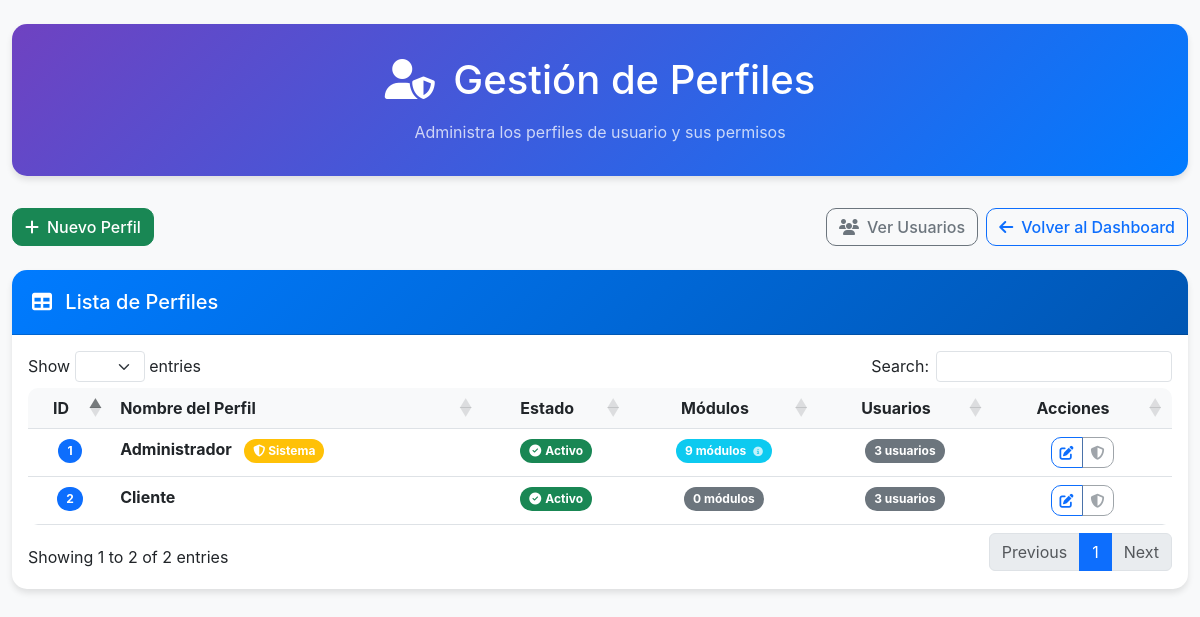
Page /controllers/UsuarioController.php?a=perfiles (signed in) on the committed database.
### tables this page shows
CREATE TABLE `perfiles` (
  `id` int(11) NOT NULL,
  `nombre` varchar(45) NOT NULL,
  `estado` tinyint(1) NOT NULL DEFAULT 1 COMMENT 'Estado del perfil: 1=Activo, 0=Inactivo'
);

### controllers/BaseController.php (called while the page is built, shortened)
<?php
class BaseController {
    protected function render($vista, $datos = []) {
        extract($datos);
        include $vista;
    }
}
?>

### models/Usuario.php (called while the page is built, shortened)
<?php
class Usuario {
    public static function obtenerTodosPerfiles() {
        try {
            $db = Database::getInstance()->getConnection();
            $sql = "SELECT
                        p.id,
                        p.nombre,
                        p.estado,
                        COUNT(DISTINCT pm.modulos_id) as total_modulos,
                        COUNT(DISTINCT u.id) as total_usuarios
                    FROM perfiles p
                    LEFT JOIN perfiles_modulos pm ON p.id = pm.perfiles_id
                    LEFT JOIN usuarios u ON p.id = u.perfil_id AND u.activo = 1
                    GROUP BY p.id, p.nombre, p.estado
                    ORDER BY p.estado DESC, p.nombre ASC";
            $stmt = $db->prepare($sql);
            $stmt->execute();
            $perfiles = $stmt->fetchAll(PDO::FETCH_ASSOC);
            foreach ($perfiles as &$perfil) {
                $perfil['descripcion'] = 'Perfil de ' . $perfil['nombre'];
                $perfil['activo'] = 1;
                $perfil['fecha_creacion'] = '2024-01-01';
                $sqlModulos = "SELECT m.nombre
                              FROM modulos m
                              INNER JOIN perfiles_modulos pm ON m.id = pm.modulos_id
                              WHERE pm.perfiles_id = ?
                              ORDER BY m.nombre ASC";
                $stmtModulos = $db->prepare($sqlModulos);
                $stmtModulos->execute([$perfil['id']]);
                $modulosNombres = $stmtModulos->fetchAll(PDO::FETCH_COLUMN);
            }
            return $perfiles;
        } catch (PDOException $e) {
            error_log("Error al obtener perfiles: " . $e->getMessage());
            return [];
        }
    }
}
?>

### views/pages/usuarios/perfiles/listado_perfiles.php (the view, shortened to what this page needs)
<!DOCTYPE html>
<html lang="es">
<head>
    <link href="https://cdn.jsdelivr.net/npm/bootstrap@5.3.0/dist/css/bootstrap.min.css" rel="stylesheet">
    <link href="https://cdnjs.cloudflare.com/ajax/libs/font-awesome/6.4.0/css/all.min.css" rel="stylesheet">
    <link href="https://cdn.datatables.net/1.13.7/css/dataTables.bootstrap5.min.css" rel="stylesheet">
</head>
<body>
    <div class="container-fluid py-4">
        <div class="page-header text-center">
            <h1 class="mb-3">
                <i class="fas fa-user-shield me-2"></i>
                <?= htmlspecialchars($titulo ?? 'Gestión de Perfiles') ?>
            </h1>
            <p class="mb-0 opacity-75">Administra los perfiles de usuario y sus permisos</p>
        </div>
        <div class="row">
            <div class="col-12">
                <div class="d-flex justify-content-between align-items-center mb-4">
                    <div>
                        <a href="/Sistema_Premoldeado/controllers/UsuarioController.php?a=crear_perfil" class="btn btn-success">
                            <i class="fas fa-plus me-2"></i>Nuevo Perfil
                        </a>
                    </div>
                    <div class="d-flex gap-2">
                        <a href="/Sistema_Premoldeado/controllers/UsuarioController.php?a=list" class="btn btn-outline-secondary">
                            <i class="fas fa-users me-2"></i>Ver Usuarios
                        </a>
                        <a href="/Sistema_Premoldeado/dashboard.php" class="btn btn-outline-primary">
                            <i class="fas fa-arrow-left me-2"></i>Volver al Dashboard
                        </a>
                    </div>
                </div>
                <div class="card">
                    <div class="card-header">
                        <h5 class="card-title mb-0">
                            <i class="fas fa-table me-2"></i>
                            Lista de Perfiles
                        </h5>
                    </div>
                    <div class="card-body">
                        <div class="table-responsive">
                            <table class="table table-hover" id="perfiles_table">
                                <thead>
                                    <tr>
                                        <th class="text-center">ID</th>
                                        <th>Nombre del Perfil</th>
                                        <th class="text-center">Estado</th>
                                        <th class="text-center">Módulos</th>
                                        <th class="text-center">Usuarios</th>
                                        <th class="text-center">Acciones</th>
                                    </tr>
                                </thead>
                <tbody>
                    <?php if (empty($perfiles)): ?>
                        <tr>
                            <td colspan="6" class="text-center text-muted">
                                <i class="fas fa-user-shield fa-2x mb-2"></i><br>
                                No hay perfiles registrados
                            </td>
                        </tr>
                    <?php else: ?>
                        <?php foreach ($perfiles as $perfil): ?>
                            <?php $esPerfilCritico = in_array(strtolower($perfil['nombre']), ['administrador', 'admin']); ?>
                            <tr <?= $esPerfilCritico ? 'class="perfil-critico"' : '' ?>>
                                <td class="text-center">
                                    <span class="badge bg-primary"><?= htmlspecialchars($perfil['id']) ?></span>
                                </td>
                                <td>
                                    <strong><?= htmlspecialchars($perfil['nombre']) ?></strong>
                                    <?php if ($esPerfilCritico): ?>
                                        <span class="badge bg-warning ms-2" title="Perfil crítico del sistema">
                                            <i class="fas fa-shield-alt"></i> Sistema
                                        </span>
                                    <?php endif; ?>
                                </td>
                                <td class="text-center">
                                    <?php if (($perfil['estado'] ?? 1) == 1): ?>
                                        <span class="badge bg-success">
                                            <i class="fas fa-check-circle me-1"></i>Activo
                                        </span>
                                    <?php else: ?>
                                        <span class="badge bg-danger">
                                            <i class="fas fa-times-circle me-1"></i>Inactivo
                                        </span>
                                    <?php endif; ?>
                                </td>
                                <td class="text-center">
                                    <?php
                                    $totalModulos = intval($perfil['total_modulos'] ?? 0);
                                    $modulosNombres = $perfil['modulos_nombres'] ?? [];
                                    if ($totalModulos > 0 && !empty($modulosNombres)) {
                                        $tooltipItems = array_map(function($modulo) {
                                            return '• ' . htmlspecialchars($modulo);
                                        }, $modulosNombres);
                                        $tooltipContent = '<strong>Módulos asignados:</strong><br>' . implode('<br>', $tooltipItems);
                                    ?>
                                        <span class="badge bg-info position-relative"
                                              data-bs-toggle="tooltip"
                                              data-bs-placement="top"
                                              data-bs-html="true"
                                              data-bs-title="<?= htmlspecialchars($tooltipContent) ?>"
                                              style="cursor: help;">
                                            <?= $totalModulos ?> módulos
                                            <i class="fas fa-info-circle ms-1 opacity-75" style="font-size: 0.8em;"></i>
                                        </span>
                                    <?php } else { ?>
                                        <span class="badge bg-secondary">0 módulos</span>
                                    <?php } ?>
                                </td>
                                <td class="text-center">
                                    <span class="badge bg-secondary"><?= intval($perfil['total_usuarios'] ?? 0) ?> usuarios</span>
                                </td>
                                <td class="text-center">
                                    <div class="btn-group" role="group">
                                        <a href="/Sistema_Premoldeado/controllers/UsuarioController.php?a=editar_perfil&id=<?= $perfil['id'] ?>"
                                           class="btn btn-sm btn-outline-primary" title="Editar">
                                            <i class="fas fa-edit"></i>
                                        </a>
                                        <?php if (($perfil['estado'] ?? 1) == 1): ?>
                                            <?php
                                            $totalUsuarios = intval($perfil['total_usuarios'] ?? 0);
                                            $esPerfilCritico = in_array(strtolower($perfil['nombre']), ['administrador', 'admin']);
                                            $puedeDesactivar = ($totalUsuarios == 0) && !$esPerfilCritico;
                                            ?>
                                            <?php if ($puedeDesactivar): ?>
                                                <a href="/Sistema_Premoldeado/controllers/UsuarioController.php?a=eliminar_perfil&id=<?= $perfil['id'] ?>"
                                                   class="btn btn-sm btn-outline-warning"
                                                   title="Desactivar perfil"
                                                   onclick="return confirm('¿Estás seguro de desactivar este perfil? El perfil se mantendrá en el sistema pero no podrá ser asignado a nuevos usuarios.')">
                                                    <i class="fas fa-toggle-off"></i>
                                                </a>
                                            <?php else: ?>
                                                <?php
                                                $razonDeshabilitado = '';
                                                if ($esPerfilCritico) {
                                                    $razonDeshabilitado = 'Perfil crítico del sistema - No se puede desactivar';
                                                } elseif ($totalUsuarios > 0) {
                                                    $razonDeshabilitado = "Tiene {$totalUsuarios} usuario(s) activo(s) - Desactive primero los usuarios";
                                                }
                                                ?>
                                                <button class="btn btn-sm btn-outline-secondary"
                                                        title="<?= htmlspecialchars($razonDeshabilitado) ?>"
                                                        disabled>
                                                    <i class="fas fa-shield-alt"></i>
                                                </button>
                                            <?php endif; ?>
                                        <?php endif; ?>
                                    </div>
                                </td>
                            </tr>
                        <?php endforeach; ?>
                    <?php endif; ?>
                            </tbody>
                        </table>
                    </div>
                </div>
            </div>
        </div>
    </div>
</body>
</html>

### views/pages/usuarios/perfiles/listado_perfiles.php (style rules this page uses)
body { background-color: #f8f9fa; font-family: 'Inter', -apple-system, BlinkMacSystemFont, sans-serif; }
.page-header { background: linear-gradient(135deg, #6f42c1 0%, #007bff 100%); color: white; border-radius: 15px; padding: 2rem; margin-bottom: 2rem; box-shadow: 0 4px 6px rgba(0,0,0,0.1); }
.card { border: none; border-radius: 15px; box-shadow: 0 4px 6px rgba(0,0,0,0.1); }
.card-header { background: linear-gradient(135deg, #007bff, #0056b3); color: white; border-radius: 15px 15px 0 0 !important; padding: 1.25rem; }
.btn { border-radius: 10px; font-weight: 500; }
.table { border-radius: 10px; overflow: hidden; }
.table th { background-color: #f8f9fa; }
.badge[data-bs-toggle="tooltip"] { transition: all 0.2s ease; }
.badge { border-radius: 20px; padding: 0.5em 0.75em; }
.perfil-critico { background-color: #fff3cd !important; border-left: 4px solid #ffc107; }

### rows in the picture
perfiles: id "1", nombre "Administrador", shows "Sistema", estado 1 (drawn), totalModulos "9", total_usuarios "3"
perfiles: id "2", nombre "Cliente", estado 1 (drawn), shows "0 módulos", total_usuarios "3"

### other values in the picture
$titulo "Gestión de Perfiles"
